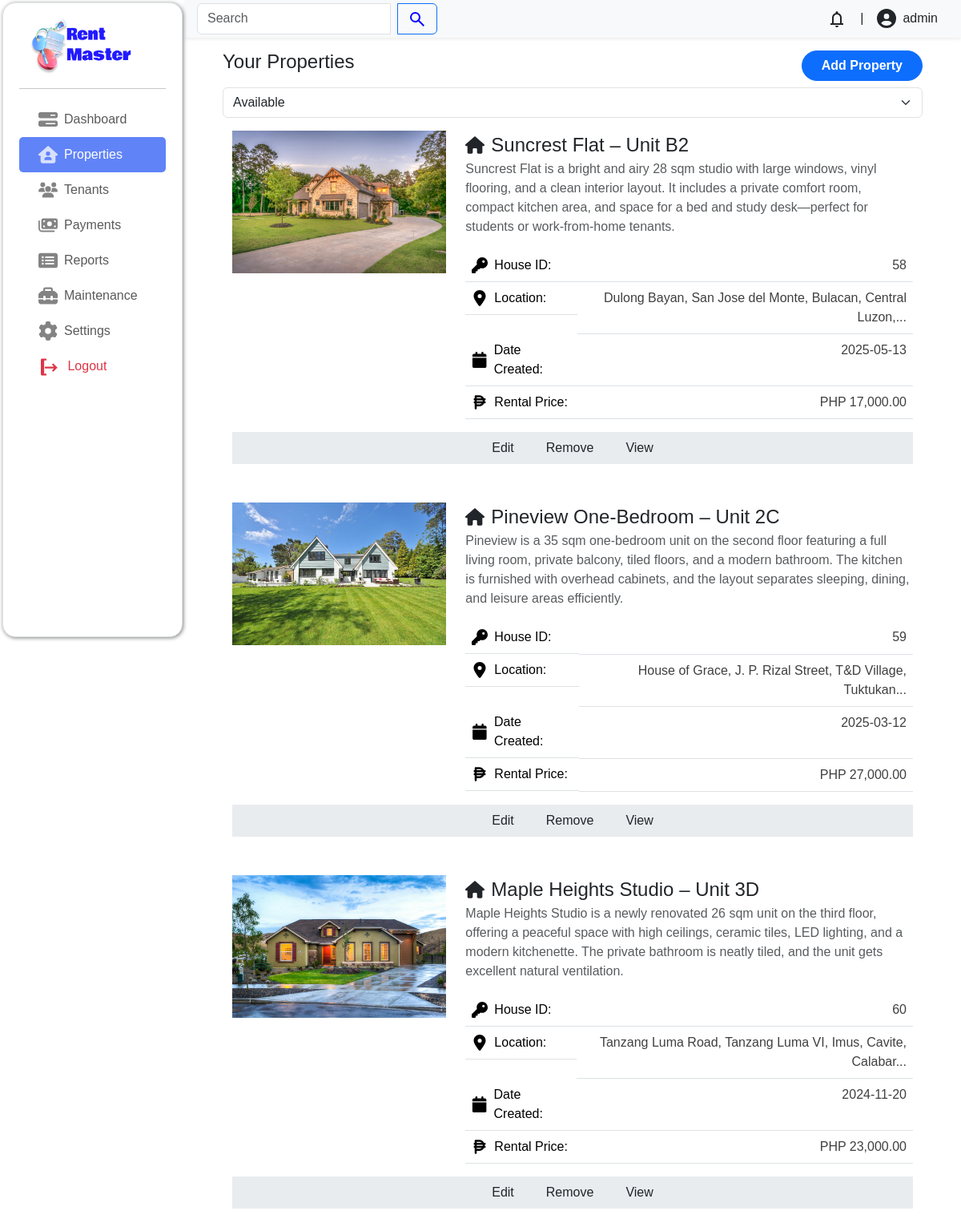
Screenshot of /admin/index.php?page=properties/index (signed in) with the database file from the repository.
### tables this page shows
CREATE TABLE `properties` (
  `property_id` int(11) NOT NULL,
  `property_name` varchar(100) NOT NULL,
  `property_location` varchar(200) NOT NULL,
  `property_date_created` date NOT NULL,
  `property_description` varchar(1000) NOT NULL,
  `property_status` enum('available','unavailable') NOT NULL DEFAULT 'available',
  `property_rental_price` decimal(10,0) NOT NULL,
  `latitude` decimal(10,8) DEFAULT NULL,
  `longitude` decimal(11,8) DEFAULT NULL
);

CREATE TABLE `property_images` (
  `property_images_id` int(11) NOT NULL,
  `property_id` int(11) NOT NULL,
  `image1` varchar(500) DEFAULT NULL,
  `image2` varchar(500) DEFAULT NULL,
  `image3` varchar(500) DEFAULT NULL,
  `image4` varchar(500) DEFAULT NULL,
  `image5` varchar(500) DEFAULT NULL,
  `image6` varchar(500) DEFAULT NULL,
  `image7` varchar(500) DEFAULT NULL,
  `image8` varchar(500) DEFAULT NULL,
  `image9` varchar(500) DEFAULT NULL,
  `image10` varchar(500) DEFAULT NULL
);

### admin/properties/index.php (the view, shortened to what this page needs)
<?php
$servername = "localhost";
$username = "root";
$password = "";
$dbname = "rentsystem";
$conn = mysqli_connect($servername, $username, $password, $dbname);
$status_filter = 'available';
$query = "SELECT * FROM properties WHERE ";
$query .= " property_status = '$status_filter' ORDER BY property_date_created DESC";
$result = mysqli_query($conn, $query);
?>
<div class="container px-lg-5">
    <header class="d-flex justify-content-between mt-3">
        <h4 class="fw-medium">Your Properties</h4>
        <a href="?page=properties/create" class="btn btn-primary fw-bold rounded-5 px-4">Add Property</a>
    </header>
    <div class="mt-2">
        <form method="POST">
            <div class="d-flex gap-3">
                <select name="status" class="form-select" onchange="this.form.submit()">
                    <option value="available" <?php echo ($status_filter == 'available') ? 'selected' : ''; ?>>Available</option>
                </select>
            </div>
        </form>
    </div>
    <div class="container mt-3 mb-5">
        <div class="row row-cols-1 gap-5">
            <?php
            if (mysqli_num_rows($result) > 0) {
                while ($row = mysqli_fetch_assoc($result)) {
            ?>
                    <div class="col">
                        <div class="row gy-2">
                            <div class="col col-lg-4 col-md-6 col-12">
                                <?php
                                $id = $row['property_id'];
                                $image_query = mysqli_query($conn, "SELECT image1 FROM property_images WHERE property_id = '$id' LIMIT 1;");
                                $image_row = mysqli_fetch_assoc($image_query);
                                $image_path = $image_row ? $image_row['image1'] : 'default.jpg';
                                ?>
                                <img class="w-100" src="<?php echo htmlspecialchars($image_path); ?>" alt="Property Image">
                            </div>
                            <div class="col col-lg-8 col-md-6 col-12">
                                <div>
                                    <div class=" d-flex align-items-center gap-2">
                                        <div class=" fs-4 fw-medium">
                                            <?php echo htmlspecialchars($row['property_name']); ?>
                                        </div>
                                    </div>
                                    <p class="opacity-75"><?php echo htmlspecialchars($row['property_description']); ?></p>
                                </div>
                                <div class="d-flex justify-content-between">
                                    <table class="table">
                                        <tbody>
                                            <tr>
                                                <td class="fw-medium d-flex align-items-center gap-2">
                                                House ID:</td>
                                                <td class="text-right opacity-75"><?php echo htmlspecialchars($row['property_id']); ?></td>
                                            </tr>
                                            <tr>
                                                <td class="fw-medium d-flex align-items-center gap-2">
                                                Location:</td>
                                                <td class="text-right opacity-75"><?php echo htmlspecialchars(mb_strimwidth($row['property_location'], 0, 60, '...')); ?></td>
                                            </tr>
                                            <tr>
                                                <td class="fw-medium d-flex align-items-center gap-2">
                                                Date Created:</td>
                                                <td class="text-right opacity-75"><?php echo htmlspecialchars($row['property_date_created']); ?></td>
                                            </tr>
                                            <tr>
                                                <td class="fw-medium d-flex align-items-center gap-2">
                                                Rental Price:</td>
                                                <td class="text-right opacity-75"> PHP <?php echo number_format(htmlspecialchars($row['property_rental_price']), 2, '.', ','); ?></td>
                                            </tr>
                                        </tbody>
                                    </table>
                                </div>
                            </div>
                        </div>
                        <div class="bg-body-secondary d-flex justify-content-center gap-2">
                            <a href="?page=properties/update&property_id=<?php echo htmlspecialchars($row['property_id']); ?>" class="hover-btn px-3 py-2 text-decoration-none nav-link">Edit</a>
                            <a href="?page=properties/delete&property_id=<?php echo htmlspecialchars($row['property_id']); ?>" class="hover-btn px-3 py-2 text-decoration-none nav-link">Remove</a>
                            <a href="?page=properties/view&property_id=<?php echo htmlspecialchars($row['property_id']); ?>" class="hover-btn px-3 py-2 text-decoration-none nav-link">View</a>
                        </div>
                    </div>
            <?php
                }
            } else {
                echo "<div class='text-center text-bg-warning'>No record found</div>";
            }
            ?>
        </div>
    </div>
</div>

### admin/index.php (shortened to what this page needs)
<!DOCTYPE html>
<html lang="en">
<head>
    <link rel="stylesheet" href="./css/style.css?v=<?php echo time(); ?>">
    <link rel="stylesheet" href="/rent-master/bootstrap-5.3.3-dist/css/bootstrap.min.css">
</head>
<body>
    <?php
    include('sidebar.php');
    ?>
    <main class="content p-0">
        <?php include('header.php'); ?>
        <div class=" main-content">
            <?php
            $page = isset($_GET['page']) ? htmlspecialchars($_GET['page']) : 'dashboard';
            include_once "$page.php";
            ?>
        </div>
    </main>
</body>
</html>

### admin/sidebar.php (shortened to what this page needs)
<div class="sidebar border bg-body" id="sidebar" style="z-index: 222;">
    <div class="text-center d-flex align-items-center justify-content-between">
        <div>
            <img src="./assets/icons/group.png" width="140" height="70" alt="Logo-image">
        </div>
    </div>
    <hr class=" p-0">
    <a href="?page=dashboard/index" class=" d-flex align-items-center justify-content-start navbar navbar-text <?= (strpos($_SERVER['REQUEST_URI'], 'dashboard') !== false) ? 'nav-active' : '' ?> fw-medium px-4 ">
        Dashboard</a>
    <a href="?page=properties/index" class=" d-flex align-items-center justify-content-start navbar navbar-text <?= (strpos($_SERVER['REQUEST_URI'], 'properties') !== false) ? 'nav-active' : '' ?> fw-medium px-4">
        Properties</a>
    <a href="?page=tenants/index" class=" d-flex align-items-center justify-content-start navbar navbar-text <?= (strpos($_SERVER['REQUEST_URI'], 'tenants') !== false) ? 'nav-active' : '' ?> fw-medium px-4">
        Tenants</a>
    <a href="?page=payments/index" class=" d-flex align-items-center justify-content-start navbar navbar-text <?= (strpos($_SERVER['REQUEST_URI'], 'payments') !== false) ? 'nav-active' : '' ?> fw-medium px-4">
        Payments</a>
    <a href="?page=reports/index" class=" d-flex align-items-center justify-content-start navbar navbar-text <?= (strpos($_SERVER['REQUEST_URI'], 'reports') !== false) ? 'nav-active' : '' ?> fw-medium px-4">
        Reports</a>
    <a href="?page=maintenance/index" class=" d-flex align-items-center justify-content-start navbar navbar-text <?= (strpos($_SERVER['REQUEST_URI'], 'maintenance') !== false) ? 'nav-active' : '' ?> fw-medium px-4">
        Maintenance</a>
    <a href="?page=settings/index" class=" d-flex align-items-center justify-content-start navbar navbar-text <?= (strpos($_SERVER['REQUEST_URI'], 'settings') !== false) ? 'nav-active' : '' ?> fw-medium px-4">
        Settings</a>
    <a href="#" class="fw-medium px-4 text-danger" data-bs-toggle="modal" data-bs-target="#logoutModal">
        Logout
    </a>
</div>

### admin/header.php (shortened to what this page needs)
<?php
$servername = "localhost";
$username = "root";
$password = "";
$dbname = "rentsystem";
$conn = mysqli_connect($servername, $username, $password, $dbname);
$id = intval($_SESSION['user_id']);
$sql = "SELECT * FROM users WHERE user_id = $id AND user_role = 'landlord'";
$result = mysqli_query($conn, $sql);
$user = mysqli_fetch_assoc($result);
$name = $user['user_name'];
?>
<header style="z-index: 111;" class="bg-body-tertiary shadow-sm d-flex align-items-center justify-content-between py-1 px-3 position-sticky top-0">
    <form class="input-group" style="max-width: 300px;">
        <input type="text" class="form-control" id="search" placeholder="Search">
        <button type="submit" class="btn btn-outline-primary ms-2">
        </button>
    </form>
    <div class="d-flex align-items-center gap-1">
        <div class="dropdown">
            <button class="btn position-relative" type="button" id="notificationDropdown" data-bs-toggle="dropdown" aria-expanded="false">
            </button>
        </div>
        |<a href="?page=account/index" class="btn d-flex align-items-center gap-2 <?= (strpos($_SERVER['REQUEST_URI'], 'account') !== false) ? 'active' : '' ?>">
            <span class="d-md-block d-none"><?= !empty($name) ? htmlspecialchars($name) : 'admin' ?></span>
        </a>
    </div>
</header>

### admin/css/style.css (style rules this page uses)
html { font-size: 16px; font-family: sans-serif; }
body { display: flex; }
*, *::before, *::after { box-sizing: border-box; }
:root { --main-bg: #FAFAFA; --sub-bg: #C7EEFF; --accent: #2938ff; --fc1: #1D242B; --p: #323232; --fw1: 700; --fw2: 400; }
body { background-color: var(--main-bg); }
.sidebar { width: 225px; height: 99vh; border-radius: 1rem; padding: 20px; position: fixed; top: 0; left: 0; transition: 0.3s; margin: 3px; box-shadow: 1px 1px 5px grey; }
.nav-active { background-color: #6083f7; color: white !important; }
.sidebar a { text-decoration: none; padding: 10px 15px; display: block; border-radius: 5px; transition: 0.1s ease-in-out; }
.content { flex-grow: 1; margin-left: 230px; transition: 0.3s; width: 100%; }
.text-right { text-align: right; }

### rows the page displays
properties: property_images.image1 (picture), property_name "Suncrest Flat – Unit B2", property_description "Suncrest Flat is a bright and airy 28 sqm studio with large windows, vinyl flooring, and a clean interior layout. It includes a private comfort room, compact kitchen area, and space for a bed and study desk—perfect for students or work-from-home tenants.", property_id "58", property_location "Dulong Bayan, San Jose del Monte, Bulacan, Central Luzon,...", property_date_created "2025-05-13", property_rental_price "17,000.00"
properties: property_images.image1 (picture), property_name "Pineview One-Bedroom – Unit 2C", property_description "Pineview is a 35 sqm one-bedroom unit on the second floor featuring a full living room, private balcony, tiled floors, and a modern bathroom. The kitchen is furnished with overhead cabinets, and the layout separates sleeping, dining, and leisure areas efficiently.", property_id "59", property_location "House of Grace, J. P. Rizal Street, T&D Village, Tuktukan...", property_date_created "2025-03-12", property_rental_price "27,000.00"
properties: property_images.image1 (picture), property_name "Maple Heights Studio – Unit 3D", property_description "Maple Heights Studio is a newly renovated 26 sqm unit on the third floor, offering a peaceful space with high ceilings, ceramic tiles, LED lighting, and a modern kitchenette. The private bathroom is neatly tiled, and the unit gets excellent natural ventilation.", property_id "60", property_location "Tanzang Luma Road, Tanzang Luma VI, Imus, Cavite, Calabar...", property_date_created "2024-11-20", property_rental_price "23,000.00"
